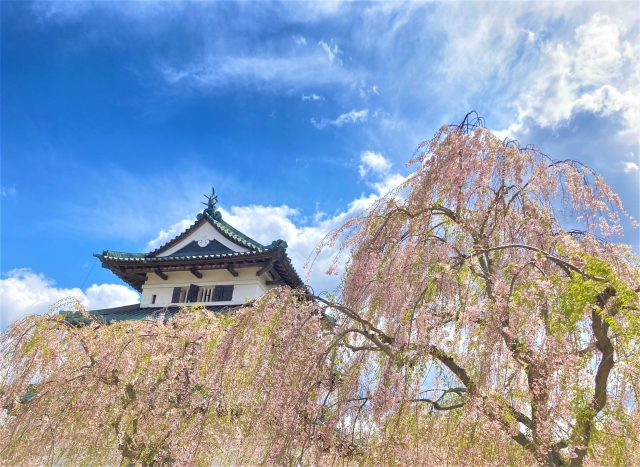
#> input picture talkscript/image/shiro.jpg, 640 x 467 px
$ jupyter execute PyLadiesCaravan-aomori.ipynb   (shell and % lines are left out)
#> lines starting #> are read from the running program, lines starting #| are printed output that depends on the picture
# Open CVで顔判定してみよう
## ~ PyLadies Caravan in Aomori ~

## この章でやること
* Open CV とは
* 画像編集入門
    * ファイルの読み書き
    * カラースケールの変化
    * 画像のリサイズ
* プリセットを利用した顔検知
* 画像の位置指定合成

上記の技術を利用して、下記処理を実装します。
1. 写真の中から顔を検出する
2. 検出した顔にてんむすを上書きする

## この章でやらないこと
1.   機械学習系機能の説明
2.   NumpyなどのOpenCV以外のライブラリの説明(できる前提で進めます)

# 1. ファイルの読み書き
OpenCVで画像処理を行うためには、まず普段皆さんが見ている画像ファイルをOpenCVが処理できる形に処理してあげるところから始まります。

ファイルを読み込むimread, ファイルを書きだすimwriteはJupyter上でも.pyファイル上でも同じ書き方をしますが、
現在処理しているファイルの確認を行う場合は2通りの書き方があります。

**まずは今回使用する画像をJupyter外から確認しましょう**
確認できましたか？では先へ進みます

[cell 1]
import cv2

[cell 2]
# 画像情報の取得
target = cv2.imread('image/shiro.jpg')
#> target is the input picture: shape (467, 640, 3); mean B, G, R 179.4, 158.1, 142.5

[cell 3]
# 画像情報の書き出し
cv2.imwrite('target.jpg', target)
#> Out = True

ひとつ前のカラムが正常に動いたら、このJupyter Notebookと同じディレクトリに画像ファイルができていることを確認してください。

これからいろいろな画像加工を行いますが、都度ファイルに書き出して確認しながら作業するのはちょっと面倒ですよね。
そこで途中確認用の処理をご紹介します。

[cell 4]
# [8 lines of commented-out code are left out]

[cell 5]
# 加工画像の確認(Jupyterの場合)
import matplotlib.pyplot as plt

# インライン表示

[cell 6]
plt.imshow(target)

どうでしょうか。先ほどJupyterの外から見た画像と色の出方が異なりますね。
これはOpenCVの標準的な色情報の持ち方とmatplotlibの持っている標準的な色情報の持ち方の違いが原因で引きおこる事象です

通常matplotlibでは **R(赤), G(緑), B(青)** の順番で情報を保持していますが、
OpenCVでは **B(青), G(緑), 赤(R)** の順番でデータを保持しています。

どちらもただの3つの数列であるため、なにも加工しなくても画像情報を読むことができますが、認識する数値と色の組み合わせが異なるため、このような表示のズレが発生します。
具体的には、赤色と青色が反転して表示されてしまいます。

この表示色の変更については次の章で説明します。

# 2. 色モデル変換
この章では画像の簡単色加工を学びます。OpenCVには様々な色相パターンが事前に容易されており、ちょっと書くだけで様々なプリセット色相変換を楽しめます。
もちろんご自身で色モデルを作成しを指定・変換することも可能ですが、少々コードが長くなってしまうことや別途数値計算や各色味の調整に時間がかかってしまうため、今回のハンズオンでは作業しません。

うまく色相変換を利用して、おしゃれ画像加工に挑むことも可能ですよ！

今回は先ほど正しく表示されなかった画像を正しい色味で表示されるように調整を行いましょう。

## cvtColor
**cvtColor : 色モデル間変換を行う。変換する色モデルは定数として事前に容易されている。**
cvtColor(【読み込む画像】, 【色相環定数】)

使える色モデル定数例

* COLOR_BGR2GRAY: BGR->グレースケール
* COLOR_BGR2RGB: BGR->RGB ([RGB色相環](https://ja.wikipedia.org/wiki/RGB))
* COLOR_BGR2HLS: BGR->HLS ([HLS色空間](https://ja.wikipedia.org/wiki/HLS%E8%89%B2%E7%A9%BA%E9%96%93))
* COLOR_BGR2HSV: BGR->HSV ([HSV色空間](https://ja.wikipedia.org/wiki/HSV%E8%89%B2%E7%A9%BA%E9%96%93))
* COLOR_BGR2YCrCb: BGR->YCrCb ([YUV色空間](https://ja.wikipedia.org/wiki/YUV))
* COLOR_BGR2XYZ: BGR->XYZ ([CIE1931色空間](https://ja.wikipedia.org/wiki/CIE_1931_%E8%89%B2%E7%A9%BA%E9%96%93))

ここではすべてBGR色モデルからの変換定数ばかりあげているが、もちろんHLSから、HSVからなどさまざまな変換定数が用意されている。

[cell 7]
# RGB形式での画像表示
rgb = cv2.cvtColor(target, cv2.COLOR_BGR2RGB)

plt.imshow(rgb)

ただしい色合いで表示されましたね。
他の色モデルでの表示もやってみましょう。

[cell 8]
# グレースケール
gray = cv2.cvtColor(target, cv2.COLOR_BGR2GRAY)
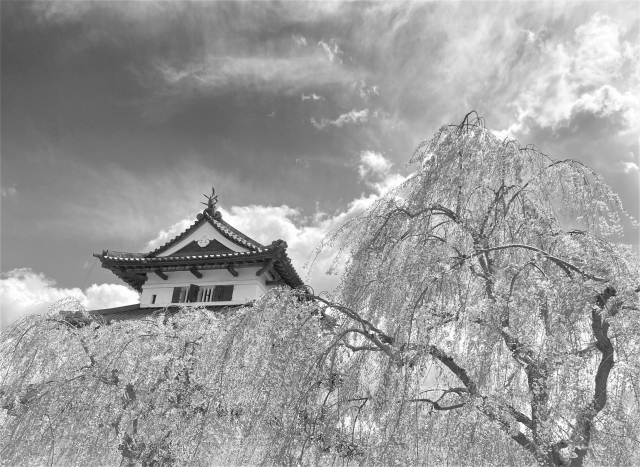
#> gray: shape (467, 640); min 13, max 255, mean 155.8
plt.imshow(gray)

グレースケール設定をしたのにグレーで表示されませんね？

これも先ほどお話していたものと同じ原理で、BGRで色味情報を持っているか、RGBで色味情報を持っているかによる色置換の失敗です。

色味変換(色相変換)を行った際はBGRの順でデータを保持しています。このデータ保持のままで色がグレーに見えるように各値を保持していましたが、RGBで表示させようとしたため、結果緑フォーカスされた画像となってしまいました。

正しく表示させたい場合は同様にBGR2RGBで色相変換させて表示します。

[cell 9]
#正しい色味で表示しよう
plt.imshow(cv2.cvtColor(gray, cv2.COLOR_BGR2RGB))

# 3. 画像サイズの変更
画像が大きすぎると処理に困ったりしますよね。画像のサイズを変えて色々使いまわしたいタイミングはたくさんあると思います。

OpenCVでは画像のサイズを変更する場合は下記のように記載します。

## resize
**resize : 画像サイズの変更を行う**
resize(【読み込む画像】, 【希望の大きさ(width, height)】)

※他にも倍率で縮小・拡大ができる呼び出し方もあります。
※圧縮・拡大時の画像の歪み補完やデータの不足を補うオプションもあります。

[cell 10]
# 画像サイズを小さくしてみよう
small = cv2.resize(rgb, (90,90))
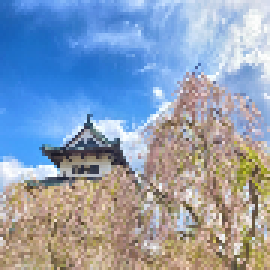
#> small: shape (90, 90, 3) (shown 3 times larger); mean R, G, B 142.6, 158.2, 179.5

plt.imshow(small)

# 4. 顔判定と顔の差し替え
なんとなく画像編集の基礎がわかったところで、画像の分析をプラスして遊んでみましょう。

[cell 11]
# 今回使う画像の読み込み
target = cv2.imread('image/party2023.jpg')
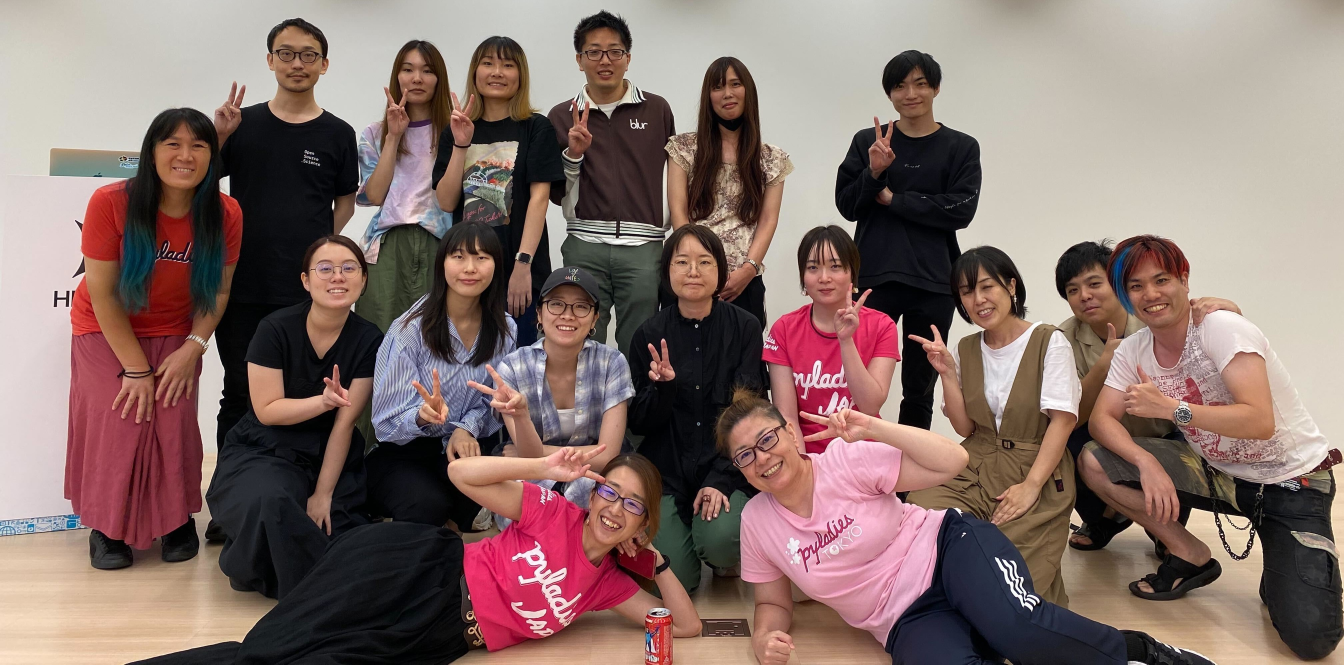
#> input picture talkscript/image/party2023.jpg, 4032 x 1994 px (shown at 1/3 size)
#> target is the input picture: shape (1994, 4032, 3); mean B, G, R 107.3, 112.4, 134.4
plt.imshow(cv2.cvtColor(target, cv2.COLOR_BGR2RGB))

[cell 12]
# 画像のグレースケール化
# グレースケール化することで画像内の情報量を落とし、顔判別に処理を集中させます(ノイズ軽減)
target_gray = cv2.cvtColor(target, cv2.COLOR_BGR2GRAY)
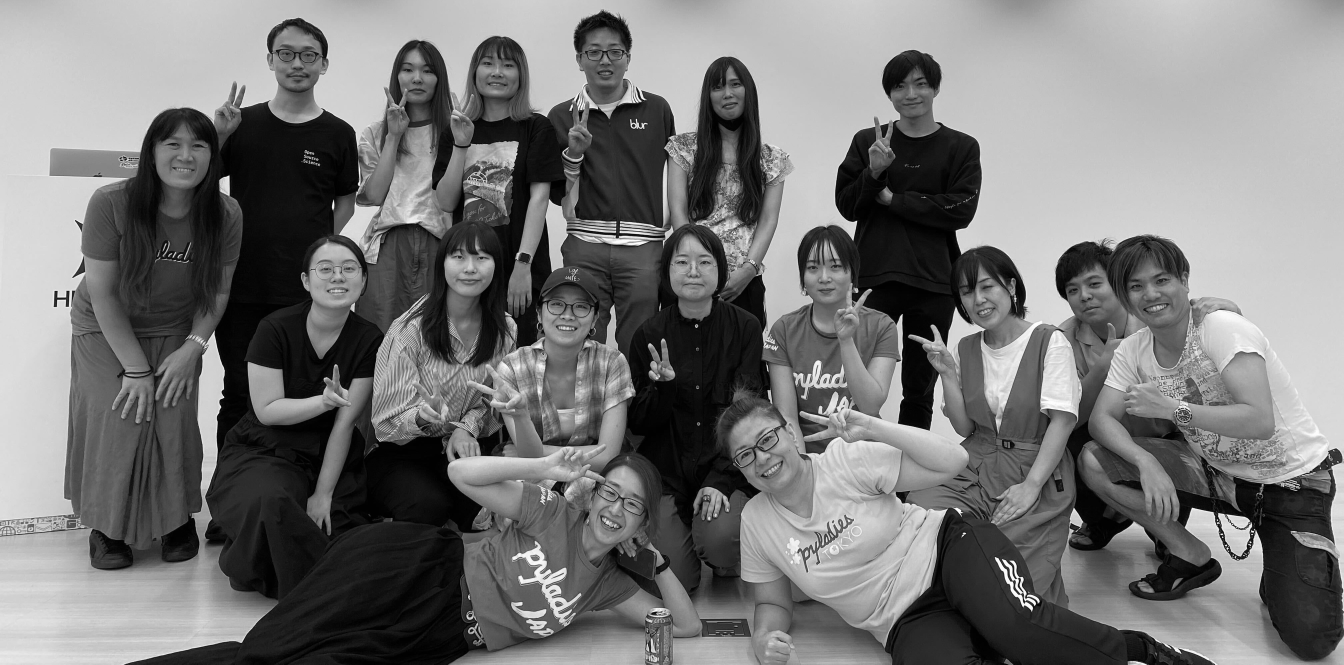
#> target_gray: shape (1994, 4032) (shown at 1/3 size); min 0, max 255, mean 118.3

plt.imshow(cv2.cvtColor(target_gray, cv2.COLOR_BGR2RGB))

顔を判別させるためには顔の学習データが必要です。
この学習データはGithub上で公開されていますので、利用したいものを取得しましょう。
[https://github.com/opencv/opencv/tree/master/data](https://github.com/opencv/opencv/tree/master/data)

今回はこのディレクトリにデータを持ってきてありますので、それを利用します。

[cell 13]
# 顔検出モデル読み込み
cascade_model = cv2.CascadeClassifier('haarcascade_frontalface_default.xml')

[cell 14]
# 顔検出
rectangles = cascade_model.detectMultiScale(target_gray)
#> rectangles = 27 rows, first 6: [436, 1200, 28, 28], [2353, 1278, 62, 62], [3145, 995, 70, 70], [1627, 1118, 69, 69], [3142, 1015, 79, 79], [3207, 1006, 87, 87]

顔検出で取得したデータは下記の情報を含んでいます。
1. 顔検知範囲の左上角の座標
2. 顔の縦横の大きさ


[cell 15]
# 置き換える顔画像の読み込み
new_face = cv2.imread('image/apple.png')
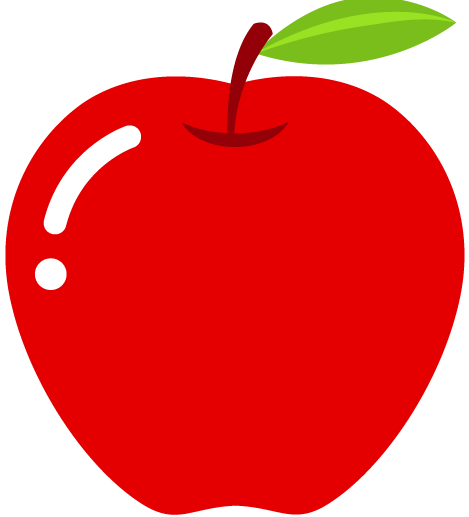
#> input picture talkscript/image/apple.png, 469 x 517 px
#> new_face is the input picture: shape (517, 469, 3); mean B, G, R 79.4, 84.6, 231.7

plt.imshow(cv2.cvtColor(new_face, cv2.COLOR_BGR2RGB))

[cell 16]
# さあみんな！新しい顔よ～！

for x, y, face_width, face_height in rectangles:
    # 顔のサイズに差し替える顔をリサイズ
    adjust_new_face = cv2.resize(new_face, (face_width, face_height))

    # 顔に新しい顔を上書き
    target[y: y+face_height, x: x+face_width] = adjust_new_face
#> this loop made 27 passes
#> (x, y, face_width, face_height) on passes 1 to 12: (436, 1200, 28, 28), (2353, 1278, 62, 62), (3145, 995, 70, 70), (1627, 1118, 69, 69), (3142, 1015, 79, 79), (3207, 1006, 87, 87), (464, 615, 127, 127), (3666, 1545, 100, 100), (1179, 157, 142, 142), (1539, 732, 119, 119), (2112, 199, 148, 148), (2655, 195, 159, 159)
#> pass 1, `adjust_new_face = cv2.resize(new_face, (face_width, face_height))`:
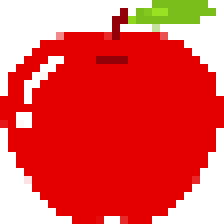
#> adjust_new_face: shape (28, 28, 3) (shown 8 times larger); mean B, G, R 78.4, 83.3, 231.7
#> pass 2, `adjust_new_face = cv2.resize(new_face, (face_width, face_height))`:
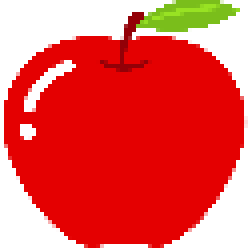
#> adjust_new_face: shape (62, 62, 3) (shown 4 times larger); mean B, G, R 79.2, 84.5, 231.6
#> pass 3, `adjust_new_face = cv2.resize(new_face, (face_width, face_height))`:
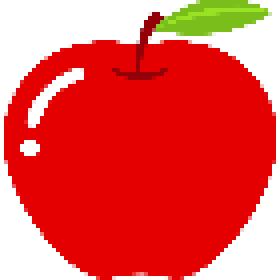
#> adjust_new_face: shape (70, 70, 3) (shown 4 times larger); mean B, G, R 79.1, 84.4, 231.6
#> after the loop:
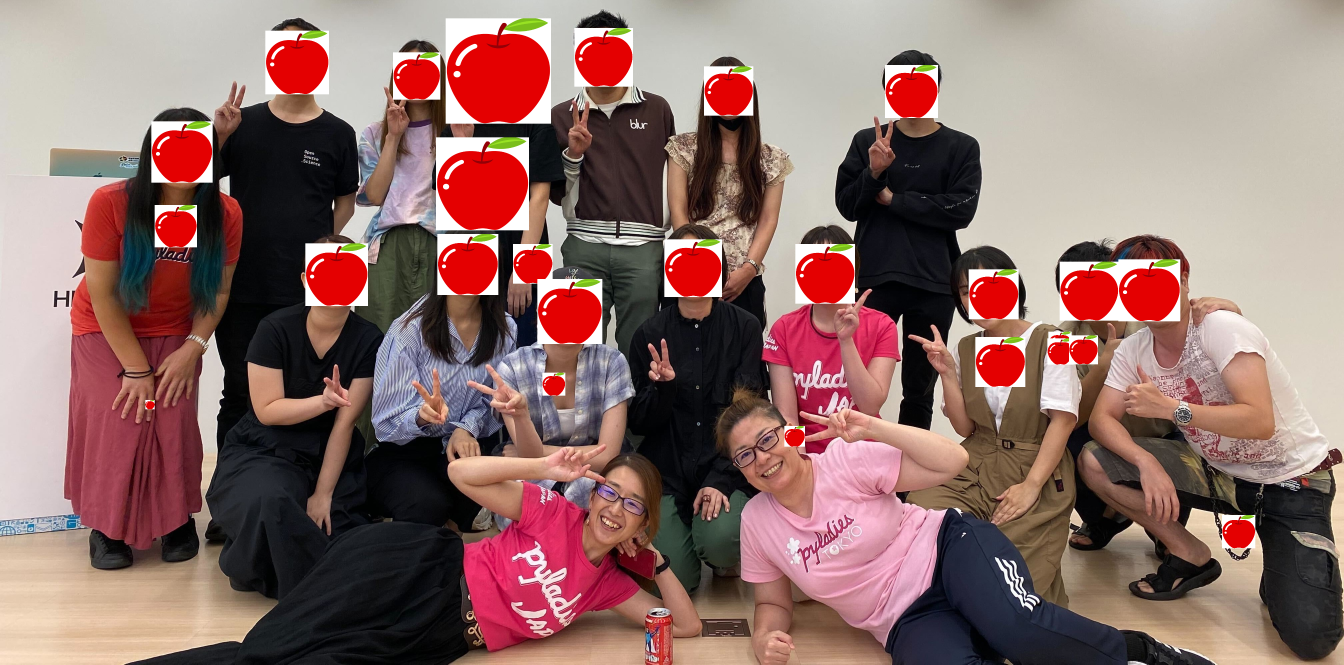
#> target: shape (1994, 4032, 3) (shown at 1/3 size); mean B, G, R 106.9, 111.3, 143.6

[cell 17]
plt.imshow(cv2.cvtColor(target, cv2.COLOR_BGR2RGB))
